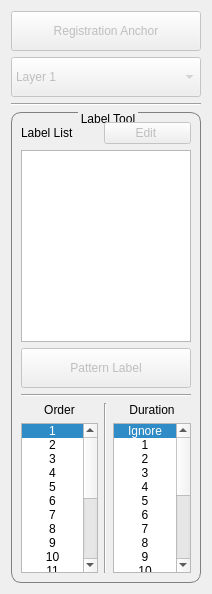
           <widget class="QWidget" name="widget_3" native="true">
            <property name="sizePolicy">
             <sizepolicy hsizetype="Fixed" vsizetype="Expanding">
              <horstretch>0</horstretch>
              <verstretch>0</verstretch>
             </sizepolicy>
            </property>
            <property name="maximumSize">
             <size>
              <width>190</width>
              <height>16777215</height>
             </size>
            </property>
            <layout class="QGridLayout" name="gridLayout_10">
             <item row="3" column="0">
              <widget class="QGroupBox" name="label_groupBox">
               <property name="sizePolicy">
                <sizepolicy hsizetype="Fixed" vsizetype="Expanding">
                 <horstretch>0</horstretch>
                 <verstretch>0</verstretch>
                </sizepolicy>
               </property>
               <property name="maximumSize">
                <size>
                 <width>190</width>
                 <height>16777215</height>
                </size>
               </property>
               <property name="styleSheet">
                <string notr="true">QGroupBox{
border-width:1px;
border-style:solid;
border-radius: 10px;
border-color:gray;
margin-top:2.5ex;
}
QGroupBox::title{
subcontrol-origin:margin;
subcontrol-position:top center;
padding:0 1px;
}</string>
               </property>
               <property name="title">
                <string>Label Tool</string>
               </property>
               <property name="alignment">
                <set>Qt::AlignLeading|Qt::AlignLeft|Qt::AlignVCenter</set>
               </property>
               <layout class="QGridLayout" name="gridLayout_3">
                <item row="5" column="0">
                 <layout class="QVBoxLayout" name="verticalLayout_3">
                  <item>
                   <widget class="QLabel" name="orderList_label">
                    <property name="maximumSize">
                     <size>
                      <width>16777215</width>
                      <height>20</height>
                     </size>
                    </property>
                    <property name="text">
                     <string>Order</string>
                    </property>
                    <property name="alignment">
                     <set>Qt::AlignCenter</set>
                    </property>
                   </widget>
                  </item>
                  <item>
                   <widget class="QListWidget" name="orderList_listWidget">
                    <property name="minimumSize">
                     <size>
                      <width>0</width>
                      <height>0</height>
                     </size>
                    </property>
                    <property name="maximumSize">
                     <size>
                      <width>16777215</width>
                      <height>150</height>
                     </size>
                    </property>
                    <property name="currentRow">
                     <number>0</number>
                    </property>
                    <item>
                     <property name="text">
                      <string>1</string>
                     </property>
                     <property name="textAlignment">
                      <set>AlignCenter</set>
                     </property>
                    </item>
                    <item>
                     <property name="text">
                      <string>2</string>
                     </property>
                     <property name="textAlignment">
                      <set>AlignCenter</set>
                     </property>
                    </item>
                    <item>
                     <property name="text">
                      <string>3</string>
                     </property>
                     <property name="textAlignment">
                      <set>AlignCenter</set>
                     </property>
                    </item>
                    <item>
                     <property name="text">
                      <string>4</string>
                     </property>
                     <property name="textAlignment">
                      <set>AlignCenter</set>
                     </property>
                    </item>
                    <item>
                     <property name="text">
                      <string>5</string>
                     </property>
                     <property name="textAlignment">
                      <set>AlignCenter</set>
                     </property>
                    </item>
                    <item>
                     <property name="text">
                      <string>6</string>
                     </property>
                     <property name="textAlignment">
                      <set>AlignCenter</set>
                     </property>
                    </item>
                    <item>
                     <property name="text">
                      <string>7</string>
                     </property>
                     <property name="textAlignment">
                      <set>AlignCenter</set>
                     </property>
                    </item>
                    <item>
                     <property name="text">
                      <string>8</string>
                     </property>
                     <property name="textAlignment">
                      <set>AlignCenter</set>
                     </property>
                    </item>
                    <item>
                     <property name="text">
                      <string>9</string>
                     </property>
                     <property name="textAlignment">
                      <set>AlignCenter</set>
                     </property>
                    </item>
                    <item>
                     <property name="text">
                      <string>10</string>
                     </property>
                     <property name="textAlignment">
                      <set>AlignCenter</set>
                     </property>
                    </item>
                    <item>
                     <property name="text">
                      <string>11</string>
                     </property>
                     <property name="textAlignment">
                      <set>AlignCenter</set>
                     </property>
                    </item>
                    <item>
                     <property name="text">
                      <string>12</string>
                     </property>
                     <property name="textAlignment">
                      <set>AlignCenter</set>
                     </property>
                    </item>
                    <item>
                     <property name="text">
                      <string>13</string>
                     </property>
                     <property name="textAlignment">
                      <set>AlignCenter</set>
                     </property>
                    </item>
                    <item>
                     <property name="text">
                      <string>14</string>
                     </property>
                     <property name="textAlignment">
                      <set>AlignCenter</set>
                     </property>
                    </item>
                    <item>
                     <property name="text">
                      <string>15</string>
                     </property>
                     <property name="textAlignment">
                      <set>AlignCenter</set>
                     </property>
                    </item>
                    <item>
                     <property name="text">
                      <string>16</string>
                     </property>
                     <property name="textAlignment">
                      <set>AlignCenter</set>
                     </property>
                    </item>
                    <item>
                     <property name="text">
                      <string>17</string>
                     </property>
                     <property name="textAlignment">
                      <set>AlignCenter</set>
                     </property>
                    </item>
                    <item>
                     <property name="text">
                      <string>18</string>
                     </property>
                     <property name="textAlignment">
                      <set>AlignCenter</set>
                     </property>
                    </item>
                    <item>
                     <property name="text">
                      <string>19</string>
                     </property>
                     <property name="textAlignment">
                      <set>AlignCenter</set>
                     </property>
                    </item>
                    <item>
                     <property name="text">
                      <string>20</string>
                     </property>
                     <property name="textAlignment">
                      <set>AlignCenter</set>
                     </property>
                    </item>
                   </widget>
                  </item>
                 </layout>
                </item>
                <item row="5" column="1">
                 <widget class="Line" name="line_5">
                  <property name="orientation">
                   <enum>Qt::Vertical</enum>
                  </property>
                 </widget>
                </item>
                <item row="1" column="0" colspan="3">
                 <widget class="QListWidget" name="labelList_listWidget"/>
                </item>
                <item row="3" column="0" colspan="3">
                 <widget class="Line" name="line">
                  <property name="orientation">
                   <enum>Qt::Horizontal</enum>
                  </property>
                 </widget>
                </item>
                <item row="0" column="1" colspan="2">
                 <widget class="QPushButton" name="labelEdit_pushButton">
                  <property name="enabled">
                   <bool>false</bool>
                  </property>
                  <property name="text">
                   <string>Edit </string>
                  </property>
                 </widget>
                </item>
                <item row="5" column="2">
                 <layout class="QVBoxLayout" name="verticalLayout">
                  <item>
                   <widget class="QLabel" name="durationList_label">
                    <property name="maximumSize">
                     <size>
                      <width>16777215</width>
                      <height>20</height>
                     </size>
                    </property>
                    <property name="text">
                     <string>Duration</string>
                    </property>
                    <property name="alignment">
                     <set>Qt::AlignCenter</set>
                    </property>
                   </widget>
                  </item>
                  <item>
                   <widget class="QListWidget" name="durationList_listWidget">
                    <property name="minimumSize">
                     <size>
                      <width>0</width>
                      <height>0</height>
                     </size>
                    </property>
                    <property name="maximumSize">
                     <size>
                      <width>16777215</width>
                      <height>150</height>
                     </size>
                    </property>
                    <property name="currentRow">
                     <number>0</number>
                    </property>
                    <item>
                     <property name="text">
                      <string>Ignore</string>
                     </property>
                     <property name="textAlignment">
                      <set>AlignCenter</set>
                     </property>
                    </item>
                    <item>
                     <property name="text">
                      <string>1</string>
                     </property>
                     <property name="textAlignment">
                      <set>AlignCenter</set>
                     </property>
                    </item>
                    <item>
                     <property name="text">
                      <string>2</string>
                     </property>
                     <property name="textAlignment">
                      <set>AlignCenter</set>
                     </property>
                    </item>
                    <item>
                     <property name="text">
                      <string>3</string>
                     </property>
                     <property name="textAlignment">
                      <set>AlignCenter</set>
                     </property>
                    </item>
                    <item>
                     <property name="text">
                      <string>4</string>
                     </property>
                     <property name="textAlignment">
                      <set>AlignCenter</set>
                     </property>
                    </item>
                    <item>
                     <property name="text">
                      <string>5</string>
                     </property>
                     <property name="textAlignment">
                      <set>AlignCenter</set>
                     </property>
                    </item>
                    <item>
                     <property name="text">
                      <string>6</string>
                     </property>
                     <property name="textAlignment">
                      <set>AlignCenter</set>
                     </property>
                    </item>
                    <item>
                     <property name="text">
                      <string>7</string>
                     </property>
                     <property name="textAlignment">
                      <set>AlignCenter</set>
                     </property>
                    </item>
                    <item>
                     <property name="text">
                      <string>8</string>
                     </property>
                     <property name="textAlignment">
                      <set>AlignCenter</set>
                     </property>
                    </item>
                    <item>
                     <property name="text">
                      <string>9</string>
                     </property>
                     <property name="textAlignment">
                      <set>AlignCenter</set>
                     </property>
                    </item>
                    <item>
                     <property name="text">
                      <string>10</string>
                     </property>
                     <property name="textAlignment">
                      <set>AlignCenter</set>
                     </property>
                    </item>
                    <item>
                     <property name="text">
                      <string>11</string>
                     </property>
                     <property name="textAlignment">
                      <set>AlignCenter</set>
                     </property>
                    </item>
                    <item>
                     <property name="text">
                      <string>12</string>
                     </property>
                     <property name="textAlignment">
                      <set>AlignCenter</set>
                     </property>
                    </item>
                    <item>
                     <property name="text">
                      <string>13</string>
                     </property>
                     <property name="textAlignment">
                      <set>AlignCenter</set>
                     </property>
                    </item>
                    <item>
                     <property name="text">
                      <string>14</string>
                     </property>
                     <property name="textAlignment">
                      <set>AlignCenter</set>
                     </property>
                    </item>
                    <item>
                     <property name="text">
                      <string>15</string>
                     </property>
                     <property name="textAlignment">
                      <set>AlignCenter</set>
                     </property>
                    </item>
                    <item>
                     <property name="text">
                      <string>16</string>
                     </property>
                     <property name="textAlignment">
                      <set>AlignCenter</set>
                     </property>
                    </item>
                    <item>
                     <property name="text">
                      <string>17</string>
                     </property>
                     <property name="textAlignment">
                      <set>AlignCenter</set>
                     </property>
                    </item>
                    <item>
                     <property name="text">
                      <string>18</string>
                     </property>
                     <property name="textAlignment">
                      <set>AlignCenter</set>
                     </property>
                    </item>
                    <item>
                     <property name="text">
                      <string>19</string>
                     </property>
                     <property name="textAlignment">
                      <set>AlignCenter</set>
                     </property>
                    </item>
                    <item>
                     <property name="text">
                      <string>20</string>
                     </property>
                     <property name="textAlignment">
                      <set>AlignCenter</set>
                     </property>
                    </item>
                   </widget>
                  </item>
                 </layout>
                </item>
                <item row="0" column="0">
                 <widget class="QLabel" name="labelList_label">
                  <property name="text">
                   <string>Label List</string>
                  </property>
                 </widget>
                </item>
                <item row="2" column="0" colspan="3">
                 <widget class="QPushButton" name="autoLable_pushButton">
                  <property name="enabled">
                   <bool>false</bool>
                  </property>
                  <property name="minimumSize">
                   <size>
                    <width>0</width>
                    <height>40</height>
                   </size>
                  </property>
                  <property name="text">
                   <string>Pattern Label</string>
                  </property>
                 </widget>
                </item>
               </layout>
              </widget>
             </item>
             <item row="0" column="0">
              <widget class="QPushButton" name="position_pushButton">
               <property name="enabled">
                <bool>false</bool>
               </property>
               <property name="minimumSize">
                <size>
                 <width>0</width>
                 <height>40</height>
                </size>
               </property>
               <property name="text">
                <string>Registration Anchor</string>
               </property>
              </widget>
             </item>
             <item row="2" column="0">
              <widget class="Line" name="line_4">
               <property name="orientation">
                <enum>Qt::Horizontal</enum>
               </property>
              </widget>
             </item>
             <item row="1" column="0">
              <widget class="QComboBox" name="layerNo_comboBox">
               <property name="enabled">
                <bool>false</bool>
               </property>
               <property name="minimumSize">
                <size>
                 <width>0</width>
                 <height>40</height>
                </size>
               </property>
               <item>
                <property name="text">
                 <string>Layer 1</string>
                </property>
               </item>
              </widget>
             </item>
            </layout>
           </widget>
